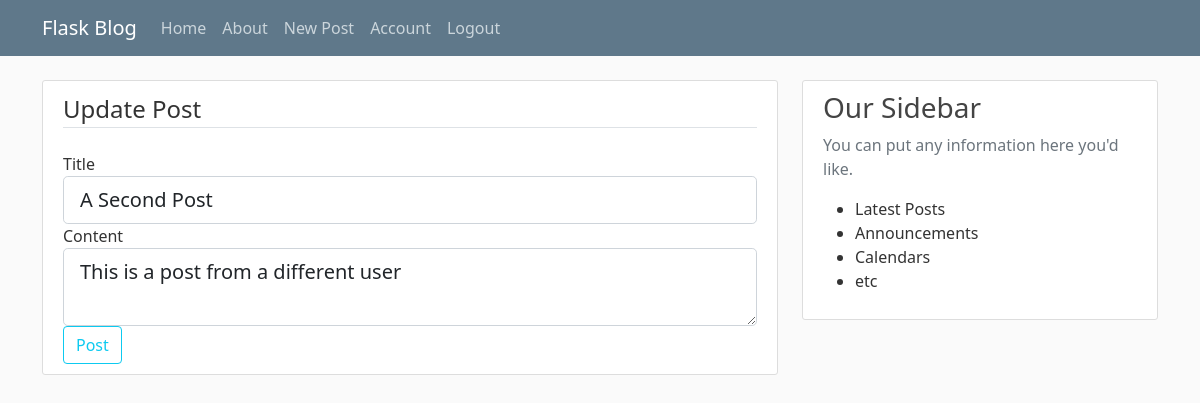
The app's page /post/2/update (signed in), older data.
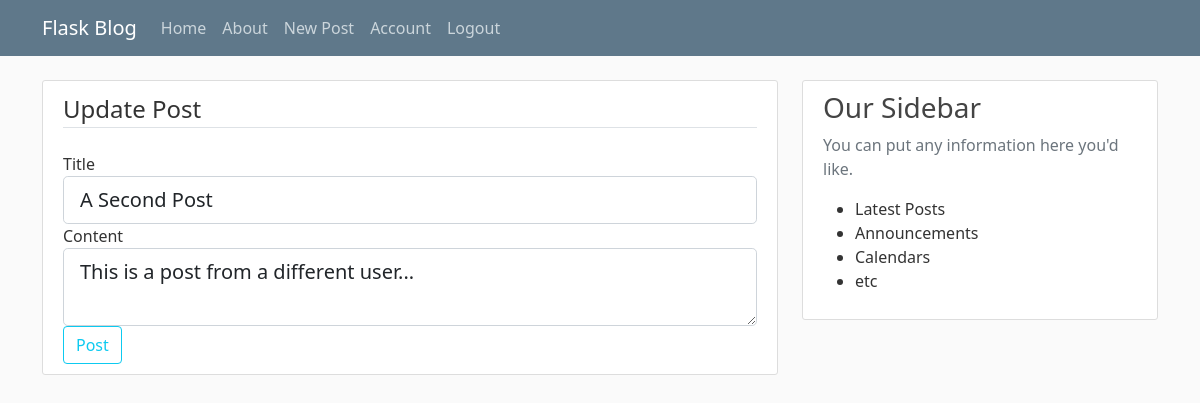
The same page, newer data.
### flaskblog/models.py (models this page shows, shortened)
class Post(db.Model):
    id = db.Column(db.Integer, primary_key=True)
    title = db.Column(db.String(100), nullable=False)
    date_posted = db.Column(db.DateTime, nullable=False, default=datetime.utcnow)
    content = db.Column(db.Text, nullable=False)
    user_id = db.Column(db.Integer, db.ForeignKey('user.id'), nullable=False)

### flaskblog/routes.py (the view)
@app.route("/post/<int:post_id>/update", methods=['GET', 'POST'])
@login_required
def update_post(post_id):
    post = Post.query.get_or_404(post_id)
    if post.author != current_user:
        abort(403)
    form = PostForm()
    if form.validate_on_submit():
        post.title = form.title.data
        post.content = form.content.data
        db.session.commit()
        flash('Your post has been updated!', 'success')
        return redirect(url_for('post', post_id=post.id))
    elif request.method == 'GET':
        form.title.data = post.title
        form.content.data = post.content
    return render_template('create_post.html', title = 'Update Post', form=form, legend='Update Post')

### flaskblog/forms.py
class PostForm(FlaskForm):
    title = StringField('Title', validators=[DataRequired()])
    content = TextAreaField('Content', validators=[DataRequired()])
    submit = SubmitField('Post')

### flaskblog/models.py (called while the page is built)
@login_manager.user_loader
def load_user(user_id):
    return User.query.get(int(user_id))

### flaskblog/templates/create_post.html (shortened to what this page needs)
{% extends "layout.html" %}
{% block content %}
<div class="content-section">
    <form method="POST" action="">
        <fieldset class="form-group">
            <legend class="border-bottom mb-4">{{ legend }}</legend>
            <div class="form-group">
                {{ form.title.label(class="form-control-label") }}
                {% if form.title.errors %}
                    {{ form.title(class="form-control form-control-lg is-invalid") }}
                    <div class="invalid-feedback">
                        {% for errors in form.title.errors %}
                            <span>{{ error }}</span>
                        {% endfor %}
                    </div>
                {% else %}
                    {{ form.title(class="form-control form-control-lg") }}
                {% endif %}
            </div>
            <div class="form-group">
                {{ form.content.label(class="form-control-label") }}
                {% if form.content.errors %}
                    {{ form.content(class="form-control form-control-lg is-invalid") }}
                    <div class="invalid-feedback">
                        {% for errors in form.content.errors %}
                            <span>{{ error }}</span>
                        {% endfor %}
                    </div>
                {% else %}
                    {{ form.content(class="form-control form-control-lg") }}
                {% endif %}
            </div>
        </fieldset>
        <div class="form-group">
            {{ form.submit(class="btn btn-outline-info") }}
        </div>
    </form>
</div>
{% endblock content %}

Row changes from the older to the newer data that the page shows:
changed Post "A Second Post": content "This is a post from a different user" → "This is a post from a different user..."
